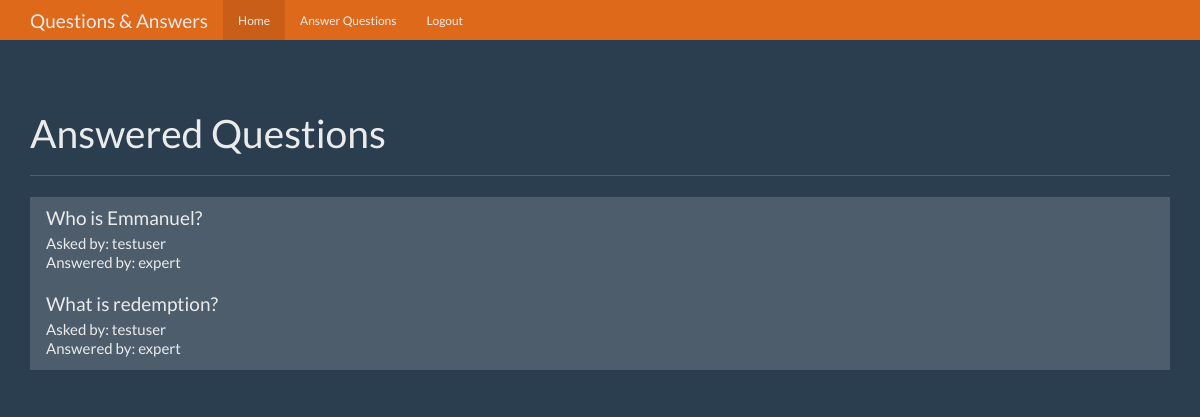
Screenshot of / (signed in) with the database file from the repository.
### tables this page shows
CREATE TABLE questions (
    id integer primary key autoincrement,
    question_text text not null,
    answer_text text,
    asked_by_id integer not null,
    expert_id integer not null
);

CREATE TABLE users(
    id integer primary key autoincrement,
    name text not null,
    password text not null,
    expert boolean not null,
    admin boolean not null
);

### app.py (the view)
@app.route('/')
def index():
    user = current_user()
    db = get_db()
    questions_cur = db.execute('''select
                                    questions.id as question_id,
                                    questions.question_text,
                                    askers.name as asker_name,
                                    experts.name as expert_name
                                from questions
                                join users as askers on askers.id = questions.asked_by_id
                                join users as experts on experts.id = questions.expert_id
                                where questions.answer_text is not null''')
    questions = questions_cur.fetchall()
    return render_template('home.html', user=user, questions=questions)

### app.py (called while the page is built)
def current_user():
    user_result = None
    if 'user' in session:
        user = session['user']
        db = get_db()
        user_cur = db.execute('select id, name, password, expert, admin from users where name = ?',[user])
        user_result = user_cur.fetchone()
    return user_result

### database.py (called while the page is built)
def connect_db():
    sql = sqlite3.connect("C:/Users/Leyeseyi/Desktop/UDACITY FSND/PSYCOPG/qnaapp/questions.db")
    sql.row_factory = sqlite3.Row
    return sql

def get_db():
    if not hasattr(g, 'sqlite_db'):
        g.sqlite_db = connect_db()
    return g.sqlite_db

### templates/home.html (shortened to what this page needs)
<!DOCTYPE html>
<html lang="en">
  <head>
    <link href="{{url_for('static',filename='bootstrap.min.css')}}" rel="stylesheet">
    <link href="{{url_for('static',filename='theme.css')}}" rel="stylesheet">
  </head>
  <body>
    <nav class="navbar navbar-inverse navbar-fixed-top">
      <div class="container">
        <div class="navbar-header">
          <a class="navbar-brand" href="#">Questions & Answers</a>
        </div>
        <div id="navbar" class="navbar-collapse collapse">
          <ul class="nav navbar-nav">
            <li class="active"><a href="{{ url_for('index') }}">Home</a></li>
            {%if user and user['expert']==1%}
            <li><a href="{{ url_for('unanswered') }}">Answer Questions</a></li>
            {%endif%}
            {%if user%}
            <li><a href="{{url_for('logout')}}">Logout</a></li>
            {%endif%}
          </ul>
        </div>
      </div>
    </nav>
    <div class="container theme-showcase" role="main">
      <div class="page-header">
        <h1>Answered Questions</h1>
      </div>
      <div class="row">
        <div class="col-lg-12">
          <div class="list-group">
            {%for question in questions%}
            <a href="{{url_for('question', question_id = question['question_id'])}}" class="list-group-item">
              <h4 class="list-group-item-heading"> {{question['question_text']}} </h4>
              <p class="list-group-item-text">Asked by: {{question['asker_name']}}</p>
              <p class="list-group-item-text">Answered by: {{question['expert_name']}}</p>
            </a>
            {%endfor%}
          </div>
        </div>
      </div>
    </div>
  </body>
</html>

### static/theme.css (style rules this page uses)
body { padding-top: 70px; padding-bottom: 30px; }

### rows the page displays
questions: question_text "Who is Emmanuel?", asker_name "testuser", expert_name "expert"
questions: question_text "What is redemption?", asker_name "testuser", expert_name "expert"
